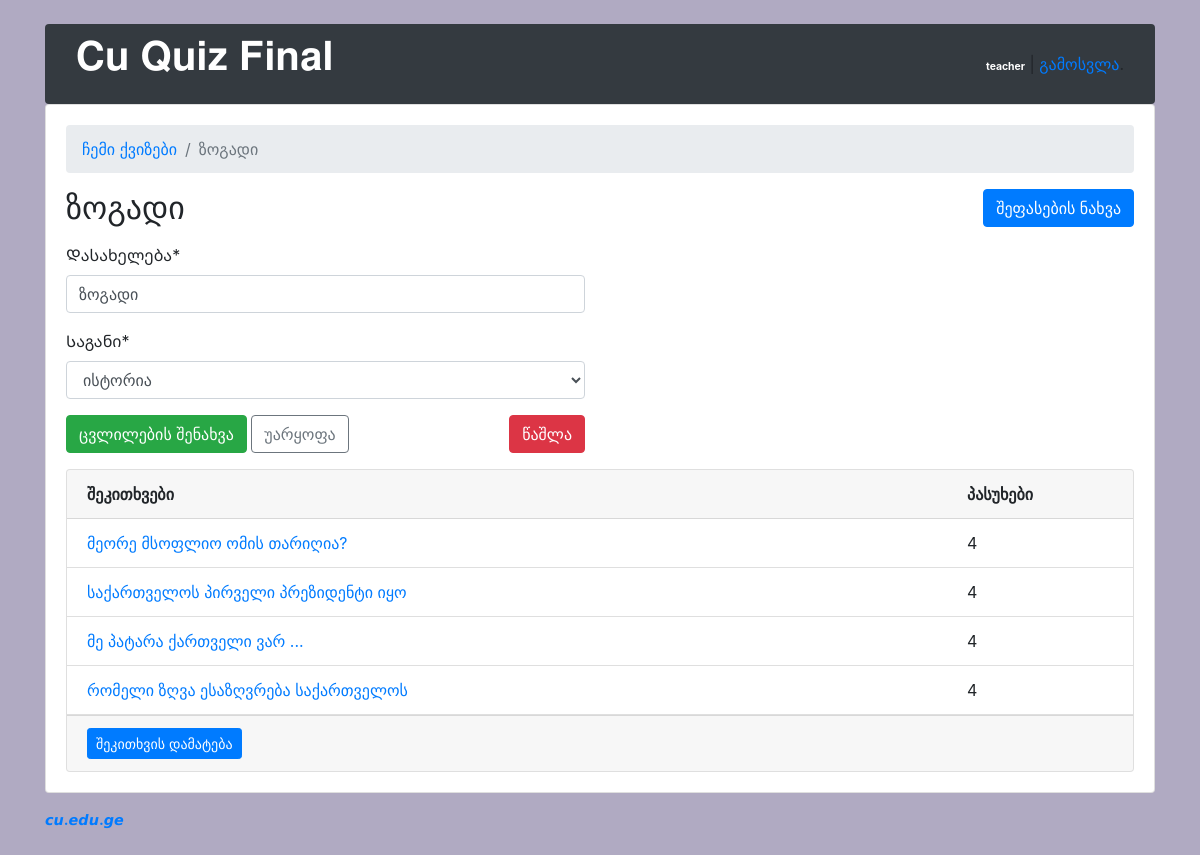
The page /teachers/quiz/1/ (signed in) on the database its author committed.
### classroom/models.py (models this page shows, shortened)
class User(AbstractUser):
    is_student = models.BooleanField(default=False)
    is_teacher = models.BooleanField(default=False)
    username = models.CharField(error_messages={'unique': 'მომხმარებლის სახელი დაკავებულია.'}, max_length=150, unique=True, verbose_name='მომხმარებლის სახელი')

class Quiz(models.Model):
    owner = models.ForeignKey(User, on_delete=models.CASCADE, related_name='quizzes')
    name = models.CharField("დასახელება", max_length=255)
    subject = models.ForeignKey(Subject, on_delete=models.CASCADE, verbose_name=u'საგანი',
                                related_name='quizzes')

class Subject(models.Model):
    name = models.CharField(max_length=30)
    color = models.CharField(max_length=7, default='#007bff')
    def __str__(self):
        return self.name

class Question(models.Model):
    quiz = models.ForeignKey(Quiz, on_delete=models.CASCADE, related_name='questions')
    text = models.TextField('Question')

### classroom/views/teachers.py (the view, shortened to what this page needs)
# urls.py: path('quiz/<int:pk>/', teachers.QuizUpdateView.as_view(), name='quiz_change'),
@method_decorator([login_required, teacher_required], name='dispatch')
class QuizUpdateView(UpdateView):
    model = Quiz
    fields = ('name', 'subject',)
    context_object_name = 'quiz'
    template_name = 'classroom/teachers/quiz_change_form.html'
    def get_context_data(self, **kwargs):
        kwargs['questions'] = self.get_object().questions.annotate(answers_count=Count('answers'))
        return super().get_context_data(**kwargs)
    def get_queryset(self):
        return self.request.user.quizzes.all()

### classroom/templates/classroom/teachers/quiz_change_form.html (shortened to what this page needs)
{% extends 'base.html' %}
{% load crispy_forms_tags %}
{% block content %}
  <nav aria-label="breadcrumb">
    <ol class="breadcrumb">
      <li class="breadcrumb-item"><a href="{% url 'teachers:quiz_change_list' %}">ჩემი ქვიზები</a></li>
      <li class="breadcrumb-item active" aria-current="page">{{ quiz.name }}</li>
    </ol>
  </nav>
  <h2 class="mb-3">
    {{ quiz.name }}
    <a href="{% url 'teachers:quiz_results' quiz.pk %}" class="btn btn-primary float-right">შეფასების ნახვა</a>
  </h2>
  <div class="row mb-3">
    <div class="col-md-6 col-sm-8 col-12">
      <form method="post" novalidate>
        {{ form|crispy }}
        <button type="submit" class="btn btn-success">ცვლილების შენახვა</button>
        <a href="{% url 'teachers:quiz_change_list' %}" class="btn btn-outline-secondary" role="button">უარყოფა</a>
        <a href="{% url 'teachers:quiz_delete' quiz.pk %}" class="btn btn-danger float-right">წაშლა</a>
      </form>
    </div>
  </div>
  <div class="card">
    <div class="card-header">
      <div class="row">
        <div class="col-10">
          <strong>შეკითხვები</strong>
        </div>
        <div class="col-2">
          <strong>პასუხები</strong>
        </div>
      </div>
    </div>
    <div class="list-group list-group-flush list-group-formset">
      {% for question in questions %}
        <div class="list-group-item">
          <div class="row">
            <div class="col-10">
              <a href="{% url 'teachers:question_change' quiz.pk question.pk %}">{{ question.text }}</a>
            </div>
            <div class="col-2">
              {{ question.answers_count }}
            </div>
          </div>
        </div>
      {% empty %}
        <div class="list-group-item text-center">
          <p class="text-muted font-italic mb-0">ჯერჯერობით არ შეგიქმნიათ პირვეი შეკითხვა <a href="{% url 'teachers:question_add' quiz.pk %}">პირველი შეკითხვის დამატება</a>.</p>
        </div>
      {% endfor %}
    </div>
    <div class="card-footer">
      <a href="{% url 'teachers:question_add' quiz.pk %}" class="btn btn-primary btn-sm">შეკითხვის დამატება</a>
    </div>
  </div>
{% endblock %}

### templates/base.html (shortened to what this page needs)
{% load static %}<!doctype html>
<html lang="en">
  <head>
    <link rel="stylesheet" href="{% static 'css/bootstrap.min.css' %}">
    <link rel="stylesheet" type="text/css" href="{% static 'css/app.css' %}">
    {% if user.is_authenticated and user.is_teacher %}
      <link rel="stylesheet" type="text/css" href="{% static 'css/teachers.css' %}">
    {% else %}
      <link rel="stylesheet" type="text/css" href="{% static 'css/students.css' %}">
    {% endif %}
  </head>
  <body>
    <div class="container my-4">
      <div class="row justify-content-center">
        <div class="col-md-15
         col-sm-12">
          <div class="navbar navbar-expand-lg navbar-dark bg-dark" style="border-radius: .25rem;">
            <div class="col-6">
              <h1 class="logo">
                <a href="{% url 'home' %}">
                    <p style="color:white">𝐂𝐮 𝐐𝐮𝐢𝐳 𝐅𝐢𝐧𝐚𝐥</p>
                </a>
              </h1>
            </div>
            <div class="col-6 text-right">
              {% if user.is_authenticated %}
                <p class="pt-3"><strong style="color: white; font-size: 65%">{{ user.username }}{% if user.is_student %} - {{user.student.score}}{% endif %}</strong> | <a href="{% url 'logout' %}">გამოსვლა</a>.</p>
              {% else %}
                <a href="{% url 'login' %}" class="btn btn-light" role="button">შესვლა</a>
                <a href="{% url 'signup' %}" class="btn btn-primary" role="button">რეგისტრაცია</a>
              {% endif %}
            </div>
          </div>
          <div class="card mb-3">
            <div class="card-body">
              {% block content %}
              {% endblock %}
            </div>
          </div>
          <footer>
            <strong><a style="color: #007bff" href="https://cu.edu.ge">𝙘𝙪.𝙚𝙙𝙪.𝙜𝙚</a></strong>
          </footer>
        </div>
      </div>
    </div>
  </body>
</html>

### static/css/app.css (style rules this page uses)
.logo { font-family: 'Muli', sans-serif; }
.logo a { color: #212529; text-decoration: none; }
footer { font-size: .9rem; }
footer a { color: #212529; }

### static/css/teachers.css (style rules this page uses)
body { background-color: #b0aac2; }

### rows shown on the page
User: username "teacher"
Quiz: name "ზოგადი", subject "ისტორია"
Question: text "მეორე მსოფლიო ომის თარიღია?", answers_count "4"
Question: text "საქართველოს პირველი პრეზიდენტი იყო", answers_count "4"
Question: text "მე პატარა ქართველი ვარ ...", answers_count "4"
Question: text "რომელი ზღვა ესაზღვრება საქართველოს", answers_count "4"
